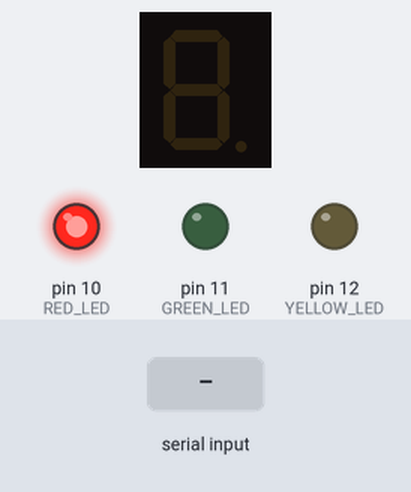
Simulated run of this sketch. Board: Arduino Uno, built with avr-gcc and run on an emulated ATmega328P. Parts: 1-digit seven-segment display, output pins drawn as LEDs (lit = HIGH). Wiring (inferred from the names in the program): 1-digit 7-segment display, segments lit when LOW: segments pin 7, pin 8, pin 5, pin 4, pin 9, pin 2, pin 3. The inputs (shaded band) are chosen by the test bench. The segment pins are drawn as the display they are named for; pins used as bus, display or sensor lines are not drawn.

Above: at 1.2 s.
1.3 s: "hello\n" received over Serial
At 3.0 s:
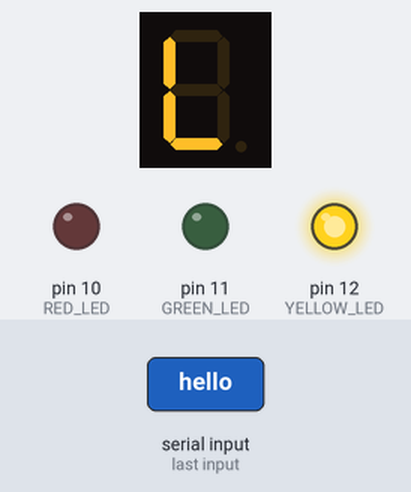
4.3 s: "yes\n" received over Serial
At 4.7 s:
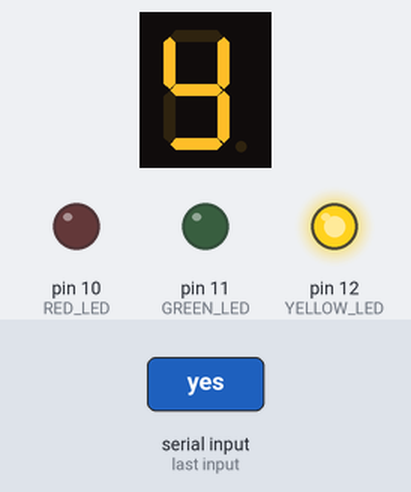
7.3 s: "no\n" received over Serial
At 7.7 s:
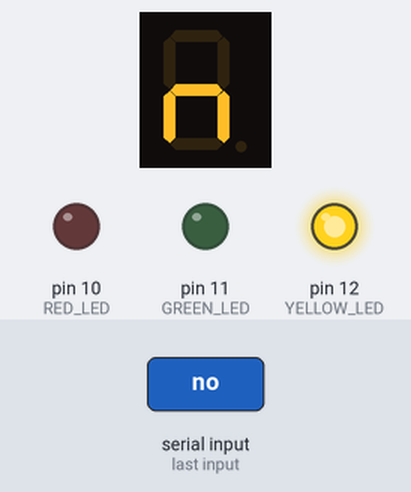
9.3 s: "peace\n" received over Serial
At 9.7 s:
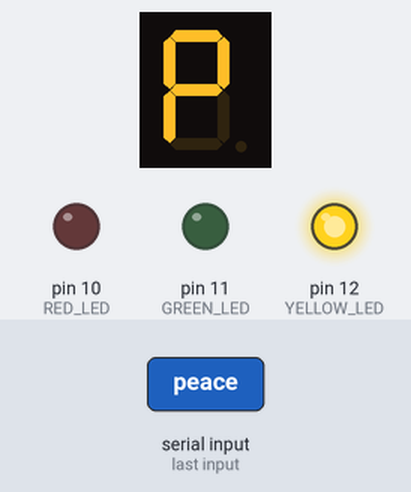
12.3 s: "i love you\n" received over Serial
At 14.2 s:
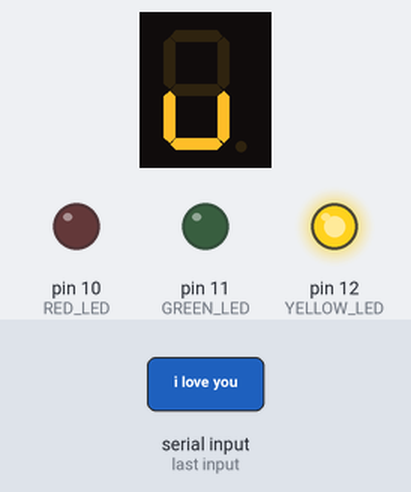
15.3 s: "STOP\n" received over Serial
At 17.5 s:
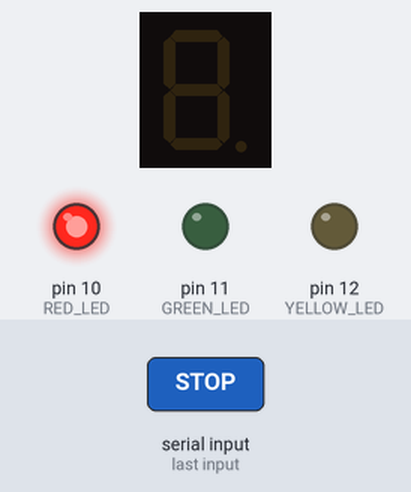
Timing chart, 0 to 18.8 s (numbered marks = the images above; inputs shaded):
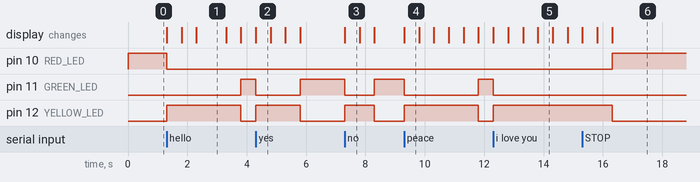

The sketch:

sign_display.ino
```cpp
// Sign Language Interpreter - Arduino Display Controller
//
// 7-segment display (F5101BH, common anode):
//   Segment pins: A=7, B=8, C=5, D=4, E=9, F=2, G=3
//   Common (VCC): column 7 on breadboard -> 5V
//
// LEDs:
//   Green  = Pin 11 (recording / ready)
//   Yellow = Pin 12 (displaying word)
//   Red    = Pin 10 (not recording)
//
// Serial protocol (9600 baud):
//   Receives "START", "STOP", or a sign word from Raspberry Pi

const int SEG_A=7, SEG_B=8, SEG_C=5, SEG_D=4, SEG_E=9, SEG_F=2, SEG_G=3;
const int GREEN_LED=11, YELLOW_LED=12, RED_LED=10;

// Segment array: [A, B, C, D, E, F, G]  0=ON (LOW), 1=OFF (HIGH)  common anode
const bool GLYPHS[21][7] = {
  {1,0,0,1,1,1,1}, // 0  = 1
  {1,0,0,1,0,0,0}, // 1  = H
  {0,1,1,0,0,0,0}, // 2  = E
  {1,1,1,0,0,0,1}, // 3  = L
  {0,0,0,0,0,0,1}, // 4  = O
  {1,0,0,0,1,0,0}, // 5  = Y
  {0,1,0,0,1,0,0}, // 6  = S
  {1,1,0,1,0,1,0}, // 7  = n
  {0,0,1,1,0,0,0}, // 8  = P
  {1,1,1,0,0,0,0}, // 9  = t
  {0,0,0,1,0,0,0}, // 10 = A
  {0,1,1,0,0,0,1}, // 11 = C
  {1,0,0,0,0,0,1}, // 12 = U
  {1,0,0,1,1,1,1}, // 13 = i (B+C: right two verticals)
  {1,1,1,1,0,1,0}, // 14 = r  (E=lower-left, G=middle only)
  {0,1,1,1,0,0,0}, // 15 = F
  {0,1,0,0,0,0,0}, // 16 = G  (also digit 6)
  {1,1,0,0,0,1,1}, // 17 = v
  {1,0,1,1,0,0,0}, // 18 = K
  {1,0,0,0,0,1,0}, // 19 = d
  {0,0,0,1,0,0,1}, // 20 = M
};

int PINS[7] = {SEG_A, SEG_B, SEG_C, SEG_D, SEG_E, SEG_F, SEG_G};

void showGlyph(int idx) {
  for (int i = 0; i < 7; i++) digitalWrite(PINS[i], GLYPHS[idx][i]);
}

void blankDisplay() {
  for (int i = 0; i < 7; i++) digitalWrite(PINS[i], HIGH);
}

void setLED(bool red, bool yellow, bool green) {
  digitalWrite(RED_LED,    red    ? HIGH : LOW);
  digitalWrite(YELLOW_LED, yellow ? HIGH : LOW);
  digitalWrite(GREEN_LED,  green  ? HIGH : LOW);
}

void displayWord(int* seq, int len) {
  setLED(false, true, false);
  for (int i = 0; i < len; i++) {
    showGlyph(seq[i]);
    delay(500);
  }
  blankDisplay();
  setLED(false, false, true);
}

void setup() {
  Serial.begin(9600);
  for (int i = 0; i < 7; i++) {
    pinMode(PINS[i], OUTPUT);
    digitalWrite(PINS[i], HIGH);
  }
  pinMode(RED_LED,    OUTPUT);
  pinMode(YELLOW_LED, OUTPUT);
  pinMode(GREEN_LED,  OUTPUT);
  setLED(true, false, false);
}

void loop() {
  if (Serial.available()) {
    String received = Serial.readStringUntil('\n');
    received.trim();

    if (received == "START") { setLED(false, false, true); return; }
    if (received == "STOP")  { setLED(true, false, false); blankDisplay(); return; }

    // Original signs
    int seqHello[5]  = {1,2,3,3,4};
    int seqYes[3]    = {5,2,6};
    int seqNo[2]     = {7,4};
    int seqPeace[5]  = {8,2,10,11,2};
    int seqILY[8]    = {13,3,4,17,2,5,4,12};
    int seqOne[1]    = {0};
    int seqStop[4]   = {6,9,4,8};

    // New signs
    int seqThree[5]    = {9,1,14,2,2};
    int seqFour[4]     = {15,4,12,14};
    int seqSix[1]      = {16};
    int seqSeven[5]    = {6,2,17,2,7};
    int seqEight[5]    = {2,13,16,1,9};
    int seqNine[4]     = {7,13,7,2};
    int seqTen[3]      = {9,2,7};
    int seqHelp[4]     = {1,2,3,8};
    int seqPlease[6]   = {8,3,2,10,6,2};
    int seqGood[4]     = {16,4,4,19};
    int seqMore[4]     = {20,4,14,2};
    int seqThankYou[8] = {9,1,10,7,18,5,4,12};
    int seqCallMe[6]   = {11,10,3,3,20,2};
    int seqPinky[5]    = {8,13,7,18,5};

    if      (received == "hello")      displayWord(seqHello,    5);
    else if (received == "yes")        displayWord(seqYes,      3);
    else if (received == "no")         displayWord(seqNo,       2);
    else if (received == "peace")      displayWord(seqPeace,    5);
    else if (received == "i love you") displayWord(seqILY,      8);
    else if (received == "one")        displayWord(seqOne,      1);
    else if (received == "fist")       displayWord(seqStop,     4);
    else if (received == "stop")       displayWord(seqStop,     4);
    else if (received == "three")      displayWord(seqThree,    5);
    else if (received == "four")       displayWord(seqFour,     4);
    else if (received == "six")        displayWord(seqSix,      1);
    else if (received == "seven")      displayWord(seqSeven,    5);
    else if (received == "eight")      displayWord(seqEight,    5);
    else if (received == "nine")       displayWord(seqNine,     4);
    else if (received == "ten")        displayWord(seqTen,      3);
    else if (received == "help")       displayWord(seqHelp,     4);
    else if (received == "please")     displayWord(seqPlease,   6);
    else if (received == "good")       displayWord(seqGood,     4);
    else if (received == "more")       displayWord(seqMore,     4);
    else if (received == "thank you")  displayWord(seqThankYou, 8);
    else if (received == "call me")    displayWord(seqCallMe,   6);
    else if (received == "pinky")      displayWord(seqPinky,    5);
  }
}
```

Measured:
- after the input at 1.3 s, pin 10 (RED_LED): HIGH → LOW at once; pin 11 (GREEN_LED): LOW → HIGH after 2.5 s; pin 12 (YELLOW_LED): LOW → HIGH at once, → LOW 2.5 s later; the display: first changes at once (image 1 shows a later state)
- after the input at 4.3 s, pin 11 (GREEN_LED): HIGH → LOW at once, → HIGH 1.5 s later; pin 12 (YELLOW_LED): LOW → HIGH at once, → LOW 1.5 s later; the display: changes at once (image 2)
- after the input at 7.3 s, pin 11 (GREEN_LED): HIGH → LOW at once, → HIGH 1.0 s later; pin 12 (YELLOW_LED): LOW → HIGH at once, → LOW 1.0 s later; the display: changes at once (image 3)
- after the input at 9.3 s, pin 11 (GREEN_LED): HIGH → LOW at once, → HIGH 2.5 s later; pin 12 (YELLOW_LED): LOW → HIGH at once, → LOW 2.5 s later; the display: changes at once (image 4)
- after the input at 12.3 s, pin 11 (GREEN_LED): HIGH → LOW at once; pin 12 (YELLOW_LED): LOW → HIGH at once; the display: first changes at once (image 5 shows a later state)
- after the input at 15.3 s, pin 10 (RED_LED): LOW → HIGH after 1.0 s; pin 11 (GREEN_LED): stays LOW (without the input it goes to HIGH after 1.0 s)
- what the display in image 1 shows lasts 1.0 s, from 2.3 s to 3.3 s
